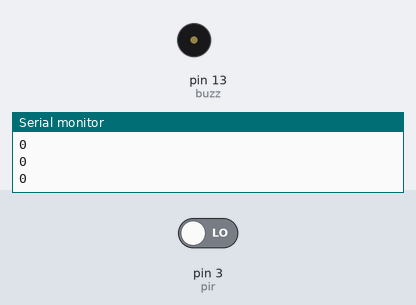
Bench run of a sketch on a simulated Arduino Uno, built with avr-gcc and run on an emulated ATmega328P. Parts: buzzer (waves = sounding, pin HIGH), the last lines printed to the serial monitor. The test bench sets the inputs (shaded band); at power-on: pin 3 (pir) LOW.

Above: at 2.0 s.
2.1 s: pin 3 (pir) driven HIGH
At 4.2 s:
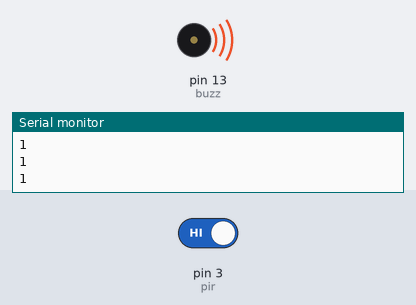
4.5 s: pin 3 (pir) driven LOW
At 6.0 s:
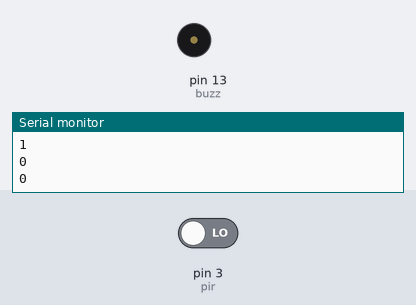
Timing chart, 0 to 7.5 s (numbered marks = the images above; inputs shaded):
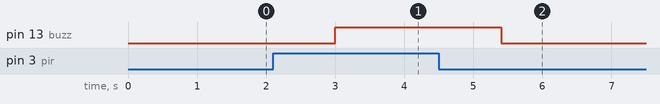

Measured:
- after the input at 2.1 s, pin 13 (buzz): LOW → HIGH after 0.90 s
- after the input at 4.5 s, pin 13 (buzz): HIGH → LOW after 0.90 s

The sketch:

Pir_sensor.ino
```cpp
#define pir 3
#define buzz 13
void setup()
{
  pinMode(pir,INPUT);
  Serial.begin(9600);
  pinMode(buzz,OUTPUT);

}
void loop()
{

  int value = digitalRead(pir);
  Serial.println(value);
  delay(600);
  if(value==1)
  {
    digitalWrite(buzz,HIGH);
  }
  else
  {
    digitalWrite(buzz,LOW);
  }
}
```
